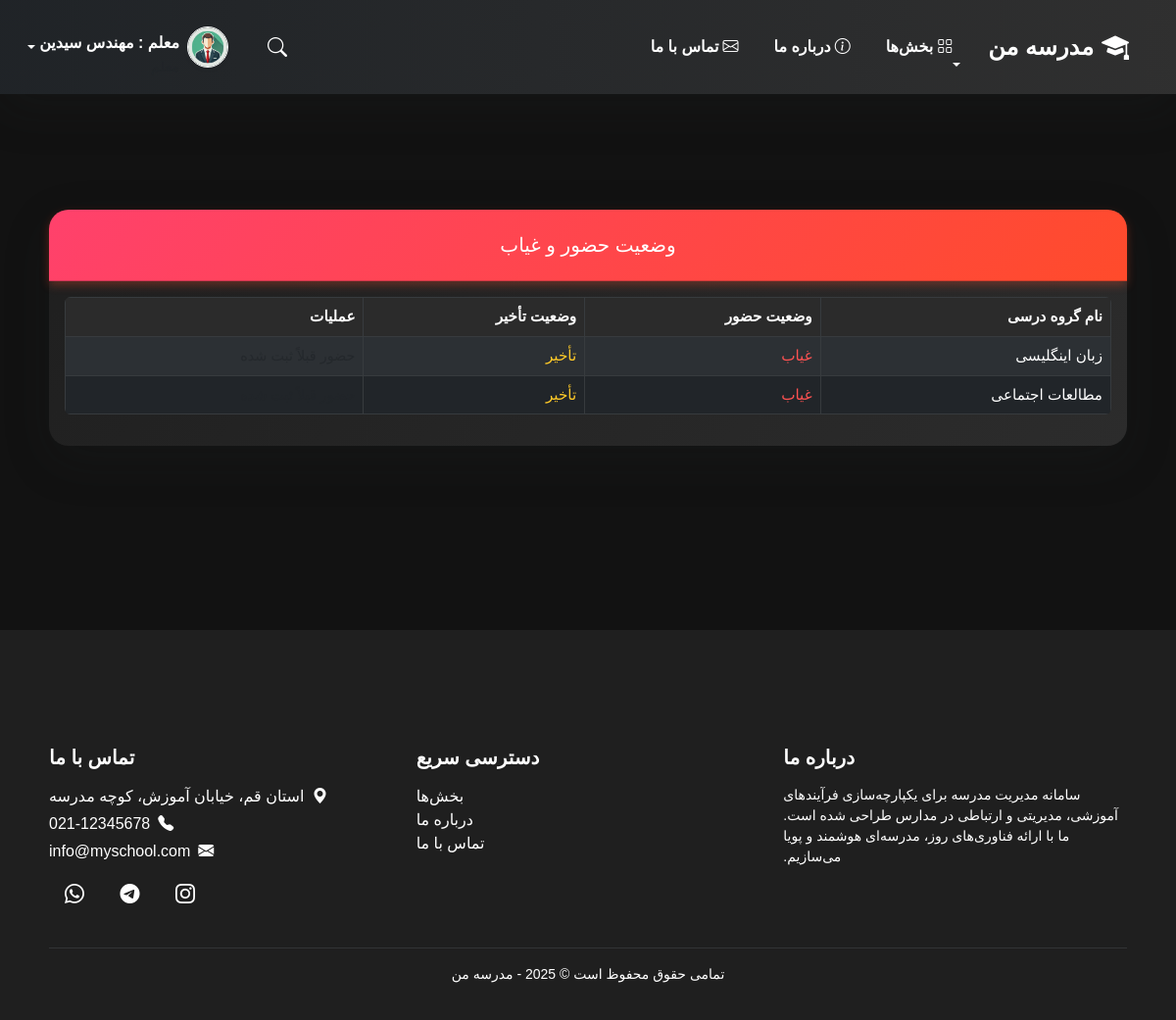
Page /student/attendance/ (signed in) on the committed database.
### school_app/models.py (models this page shows, shortened)
class CustomUser(AbstractUser):
    ROLE_CHOICES = [
        ('student', 'دانش‌آموز'),
        ('teacher', 'معلم'),
        ('admin', 'مدیر'),
        ('assistant', 'معاون'),
    ]
    Educational_base_CHOICES = [
        ('Electricity', 'برق'),
        ('Networks', 'شبکه'),
        ('Electronics', 'الکترونیک'),
    ]
    full_name = models.CharField("نام کامل", max_length=100)
    email = models.EmailField("ایمیل", unique=True)
    phone = models.CharField("شماره تماس", max_length=15)
    grade = models.CharField("پایه تحصیلی", max_length=20)
    role = models.CharField("نقش", max_length=10, choices=ROLE_CHOICES, default='student')
    educational_base = models.CharField("رشته تحصیلی", max_length=20, choices=Educational_base_CHOICES, default='Networks')
    class Meta:
        verbose_name = "کاربر"
        verbose_name_plural = "کاربران"

class ClassGroup(models.Model):
    name = models.CharField("نام کلاس", max_length=255)
    teacher = models.ForeignKey(get_user_model(), on_delete=models.CASCADE, limit_choices_to={'role': 'teacher'}, verbose_name="معلم")
    start_time = models.DateTimeField("زمان شروع")
    end_time = models.DateTimeField("زمان پایان")
    duration = models.IntegerField("مدت زمان (دقیقه)", null=True, blank=True)
    class Meta:
        verbose_name = "کلاس"
        verbose_name_plural = "کلاس‌ها"

### school_app/views.py (the view, shortened to what this page needs)
# urls.py: path('student/attendance/', views.student_attendance, name='student_attendance'),
@login_required
def student_attendance(request):
    groups = ClassGroup.objects.all()
    today = timezone.now()
    attendances = []
    for group in groups:
        is_late = today > group.end_time
        attendance = Attendance.objects.filter(class_group=group, student=request.user)
        if group.start_time <= today <= group.end_time:
            if not attendance.exists():
                attendances.append({'group': group, 'attendance': None, 'is_late': is_late, 'can_mark': True})
            else:
                attendances.append({'group': group, 'attendance': attendance.first(), 'is_late': is_late, 'can_mark': False})
        else:
            attendances.append({'group': group, 'attendance': attendance.first() if attendance.exists() else None, 'is_late': is_late, 'can_mark': False})
    return render(request, 'student_attendance.html', {'attendances': attendances})

### templates/student_attendance.html (shortened to what this page needs)
{% load static %}
{% include "header.html" %}
<br><br><br><br><br><br>
<div class="container">
    <div class="card shadow-lg mb-5 animate__animated animate__fadeIn animate__delay-1s card-dark">
        <div class="card-header text-white text-center">
            <h5 class="mb-0">وضعیت حضور و غیاب</h5>
        </div>
        <div class="card-body">
            {% if attendances %}
                <table class="table table-dark table-striped table-bordered table-hover rounded overflow-hidden">
                    <thead>
                        <tr>
                            <th>نام گروه درسی</th>
                            <th>وضعیت حضور</th>
                            <th>وضعیت تأخیر</th>
                            <th>عملیات</th>
                        </tr>
                    </thead>
                    <tbody>
                        {% for attendance in attendances %}
                            <tr>
                                <td>{{ attendance.group.name }}</td>
                                <td>
                                    {% if attendance.attendance %}
                                        <span class="text-success">حضور</span>
                                    {% else %}
                                        <span class="text-danger">غیاب</span>
                                    {% endif %}
                                </td>
                                <td>
                                    {% if attendance.is_late %}
                                        <span class="text-warning">تأخیر</span>
                                    {% else %}
                                        <span class="text-success">به موقع</span>
                                    {% endif %}
                                </td>
                                <td>
                                    <span class="text-muted">حضور قبلاً ثبت شده</span>
                                </td>
                            </tr>
                        {% endfor %}
                    </tbody>
                </table>
            {% else %}
                <p class="text-center text-muted">هیچ گروه درسی برای حضور و غیاب شما فعال نیست.</p>
            {% endif %}
        </div>
    </div>
</div>
<br><br><br>
{% include "footer.html" %}

### templates/header.html (shortened to what this page needs)
{% load static %}
<!DOCTYPE html>
<html lang="fa" dir="rtl">
<head>
  <link href="https://cdn.jsdelivr.net/npm/bootstrap@5.3.2/dist/css/bootstrap.rtl.min.css" rel="stylesheet">
  <link href="https://cdn.jsdelivr.net/npm/bootstrap-icons/font/bootstrap-icons.css" rel="stylesheet">
  <link rel="stylesheet" href="https://cdnjs.cloudflare.com/ajax/libs/animate.css/4.1.1/animate.min.css"/>
  <link href="https://cdnjs.cloudflare.com/ajax/libs/toastr.js/latest/toastr.min.css" rel="stylesheet"/>
  <link rel="stylesheet" href="{% static 'css/bootstrap.min.css' %}">
  <link rel="stylesheet" href="{% static 'css/main.css' %}">
</head>
<body>
<nav class="navbar navbar-expand-lg navbar-dark shadow-lg fixed-top" style="backdrop-filter: blur(50px); background: linear-gradient(to left, rgba(50,50,50,0.93), #212529ee);">
  <div class="container-fluid px-4 py-2">
    <a class="navbar-brand fs-4 fw-bold d-flex align-items-center" href="{% url 'home' %}">
      <i class="bi bi-mortarboard-fill fs-3 me-2"></i>
      مدرسه من
    </a>
    <div class="collapse navbar-collapse justify-content-between" id="navContent">
      <ul class="navbar-nav mb-2 mb-lg-0">
        <li class="nav-item dropdown mx-2">
          <a class="nav-link fw-semibold dropdown-toggle" href="#" id="sectionsDropdown" data-bs-toggle="dropdown" aria-expanded="false">
            <i class="bi bi-grid me-1"></i>بخش‌ها
          </a>
        </li>
        <li class="nav-item mx-2">
          <a class="nav-link fw-semibold" href="{% url 'about' %}"><i class="bi bi-info-circle me-1"></i>درباره ما</a>
        </li>
        <li class="nav-item mx-2">
          <a class="nav-link fw-semibold" href="#contact"><i class="bi bi-envelope me-1"></i>تماس با ما</a>
        </li>
      </ul>
      <div class="d-flex align-items-center gap-3">
        <div class="search-container d-flex align-items-center" id="searchToggleBox">
          <button type="button" class="search-button bg-transparent border-0" onclick="toggleSearchBox()">
            <i class="bi bi-search text-white"></i>
          </button>
        </div>
        <div class="dropdown">
            <a href="#" class="d-flex align-items-center text-white text-decoration-none dropdown-toggle position-relative justify-content-between" id="userDropdown" data-bs-toggle="dropdown" aria-expanded="false">
                <img src="{% static 'images/man.png' %}" alt="User" width="42" height="42" class="rounded-circle border border-light shadow-sm me-2">
                <div class="d-none d-lg-block pt-3">
                    <div class="fw-bold">{{ user.get_role_display }} : {{ user.full_name }}</div>
                    <small class="text-muted">
                    </small>
                </div>
            </a>
        </div>
    </div>
</nav>

### static/css/main.css (style rules this page uses)
body { background-color: #121212; color: #ffffff; }
.navbar, .footer { background-color: #1f1f1f; }
.card { background-color: #1e1e1e; border: none; color: #fff; }
.nav-link { position: relative; font-weight: 500; color: #ffffff; transition: all 0.3s ease; }
.nav-link::after { content: ''; position: absolute; bottom: 0; right: 0; height: 2px; width: 0%; background: linear-gradient(to left, #0077b6, #4a00e0); transition: width 0.4s ease; }
.navbar-collapse { transition: all 0.5s ease; }
.collapse { transition: height 0.3s ease; }
.animate__fadeIn { animation: fadeIn 0.5s ease-in-out; }
.collapse { transition: max-height 0.3s ease-in-out; }
.search-container { position: relative; display: flex; align-items: center; width: 100%; max-width: 500px; margin: 0 auto; }
.search-button { background-color: transparent; border: none; position: absolute; left: 10px; pointer-events: none; font-size: 20px; color: #aaa; }
.search-button i { color: #aaa; }
.card { box-shadow: 0 4px 8px rgba(0, 0, 0, 0.1), 0 4px 6px rgba(0, 0, 0, 0.1); border-radius: 15px; background: #fff; }
.card-header { background-color: #007bff; color: #fff; border-radius: 15px 15px 0 0; padding: 1.5rem; font-size: 1.5rem; }
.container { margin-top: 50px; padding: 20px; }
.text-muted { font-size: 0.9rem; }

### templates/header.html (style rules this page uses)
body { background-color: #000000; }
.search-container { position: relative; transition: all 0.4s ease; }
.search-button { cursor: pointer; z-index: 10; }
.search-button i { font-size: 20px; transition: transform 0.3s ease; }

### templates/student_attendance.html (style rules this page uses)
body { background-color: #121212; color: #f1f1f1; font-family: 'Vazirmatn', sans-serif; }
.card-dark { background: linear-gradient(135deg, #1f1f1f, #2c2c2c); border: none; border-radius: 20px; }
.card-dark .card-header { background: linear-gradient(135deg, #ff416c, #ff4b2b); border-top-left-radius: 20px; border-top-right-radius: 20px; box-shadow: 0 4px 10px rgba(255, 75, 43, 0.3); }
.table-dark th { background-color: #2b2b2b !important; color: #ffffff; }
.table td, .table th { vertical-align: middle; font-size: 0.95rem; }
.text-danger { color: #ff5252 !important; }
.text-warning { color: #ffca28 !important; }

### rows in the picture
CustomUser: role "معلم", full_name "مهندس سیدین"
ClassGroup: group.name "زبان اینگلیسی"
ClassGroup: group.name "مطالعات اجتماعی"
